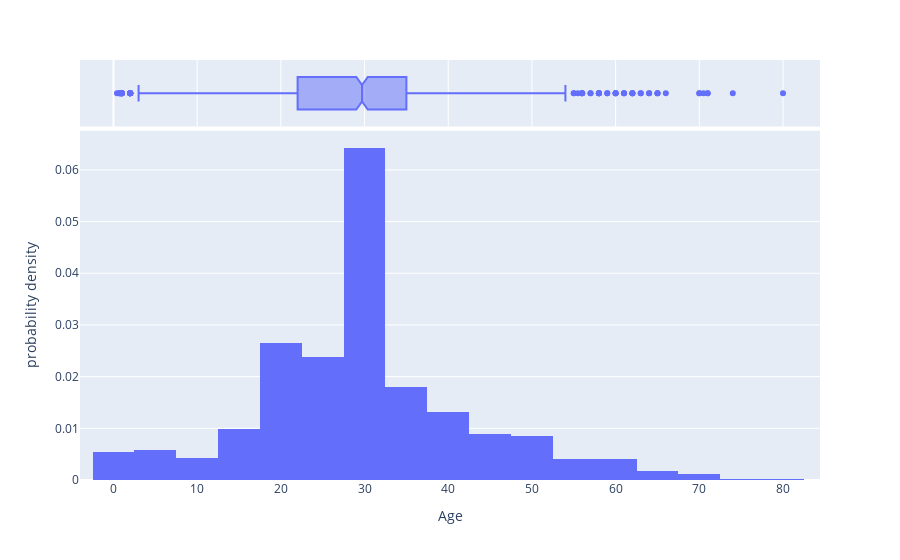

The cell this chart's notebook holds for it:
### Markdown cell above
|Aspect|Elaboration|
|-|-|
|justification of chart||
|results||

### Code cell
fig = px.histogram(df, x='Age', nbins=30, marginal='box', histnorm='probability density')
fig.show()

### Figure 1 — Plotly figure (JSON) as saved in the notebook; plotly's stock layout.template omitted (floating-point values rounded to 4 significant figures; data arrays with more than 128 entries replaced by an {"elided": "..."} marker saying what was removed)
{"data": [{"alignmentgroup": "True", "bingroup": "x", "histnorm": "probability density", "hovertemplate": "Age=%{x}<br>probability density=%{y}<extra></extra>", "legendgroup": "", "marker": {"color": "#636efa", "pattern": {"shape": ""}}, "name": "", "nbinsx": 30, "offsetgroup": "", "orientation": "v", "showlegend": false, "type": "histogram", "x": {"elided": "891 float values"}, "xaxis": "x", "yaxis": "y"}, {"alignmentgroup": "True", "hovertemplate": "Age=%{x}<extra></extra>", "legendgroup": "", "marker": {"color": "#636efa"}, "name": "", "notched": true, "offsetgroup": "", "showlegend": false, "type": "box", "x": {"elided": "891 float values"}, "xaxis": "x2", "yaxis": "y2"}], "layout": {"barmode": "relative", "legend": {"tracegroupgap": 0}, "margin": {"t": 60}, "xaxis": {"anchor": "y", "domain": [0, 1], "title": {"text": "Age"}}, "xaxis2": {"anchor": "y2", "domain": [0, 1], "matches": "x", "showgrid": true, "showticklabels": false}, "yaxis": {"anchor": "x", "domain": [0, 0.8316], "title": {"text": "probability density"}}, "yaxis2": {"anchor": "x2", "domain": [0.8416, 1], "matches": "y2", "showgrid": false, "showline": false, "showticklabels": false, "ticks": ""}}}
